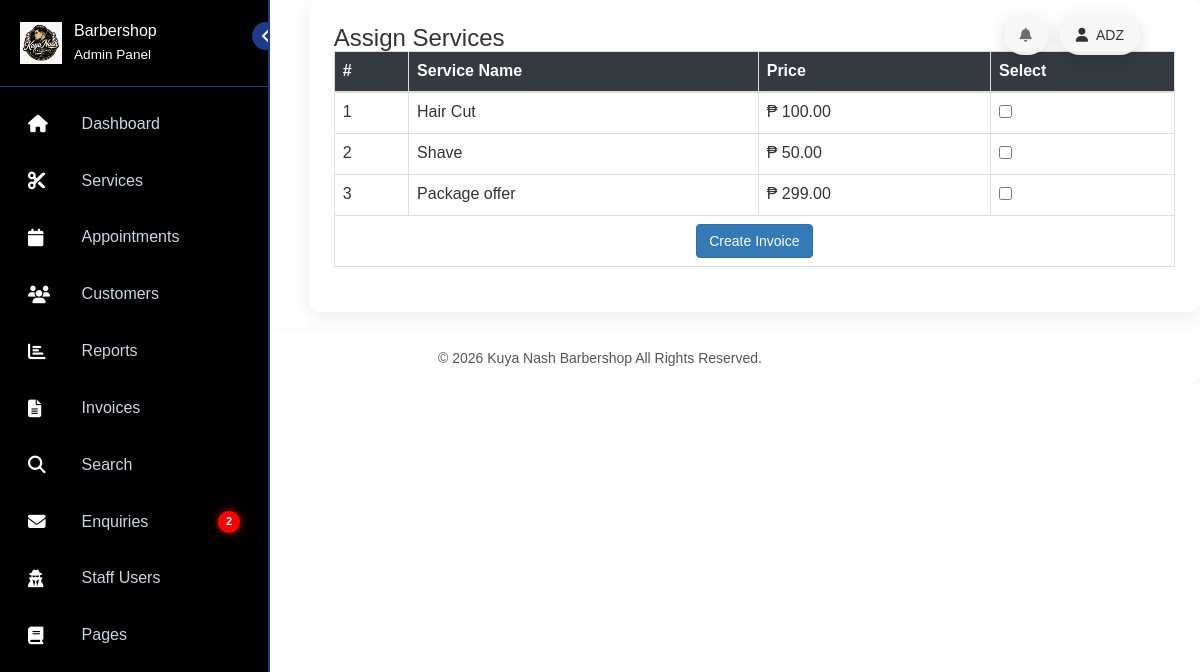
The page /admin/add-customer-services.php (signed in) on the database its author committed.
### tables this page shows
CREATE TABLE `tblservices` (
  `ID` int(10) NOT NULL,
  `ServiceName` varchar(200) DEFAULT NULL,
  `ServiceDescription` mediumtext DEFAULT NULL,
  `Cost` int(10) DEFAULT NULL,
  `Image` varchar(200) DEFAULT NULL,
  `CreationDate` timestamp NULL DEFAULT current_timestamp()
);

### admin/add-customer-services.php (the view, shortened to what this page needs)
<!DOCTYPE HTML>
<html>
<head>
<link href="css/bootstrap.css" rel="stylesheet">
<link href="css/style.css" rel="stylesheet">
<link href="css/font-awesome.css" rel="stylesheet">
</head>
<body class="cbp-spmenu-push">
<div class="main-content">
<?php include_once('includes/sidebar.php');?>
<?php include_once('includes/header.php');?>
<div id="page-wrapper">
<div class="main-page">
<div class="card-box">
<h3>Assign Services</h3>
<form method="post">
<table class="table table-bordered">
<thead>
<tr>
<th>#</th>
<th>Service Name</th>
<th>Price</th>
<th>Select</th>
</tr>
</thead>
<tbody>
<?php
$ret = mysqli_query($con, "SELECT * FROM tblservices");
$cnt = 1;
while ($row = mysqli_fetch_array($ret)) {
?>
<tr>
<td><?php echo $cnt++; ?></td>
<td><?php echo $row['ServiceName']; ?></td>
<td>₱ <?php echo number_format($row['Cost'],2); ?></td>
<td>
<input type="checkbox" name="sids[]" value="<?php echo $row['ID']; ?>">
</td>
</tr>
<?php } ?>
<tr>
<td colspan="4" style="text-align:center;">
<button type="submit" name="submit" class="btn btn-primary">
Create Invoice
</button>
</td>
</tr>
</tbody>
</table>
</form>
</div>
</div>
</div>
</div>
<?php include_once('includes/footer.php');?>
</body>
</html>

### admin/includes/header.php (shortened to what this page needs)
<?php
include('includes/dbconnection.php');
$adid = $_SESSION['bpmsaid'];
$stmt = $con->prepare("SELECT AdminName, Email FROM tbladmin WHERE ID=?");
$stmt->bind_param("i", $adid);
$stmt->execute();
$result = $stmt->get_result();
$row = $result->fetch_assoc();
$name  = $row['AdminName'] ?? 'Admin';
?>
<!DOCTYPE html>
<html>
<head>
<link href="https://cdnjs.cloudflare.com/ajax/libs/font-awesome/6.5.0/css/all.min.css" rel="stylesheet">
</head>
<body>
<div class="header">
  <div class="icon" onclick="toggleMenu('notifMenu')">
    <i class="fa fa-bell"></i>
  </div>
  <div class="profile-trigger" onclick="toggleMenu('profileMenu')">
    <i class="fa fa-user"></i>
    <?= htmlspecialchars($name) ?>
  </div>
</div>
</body>
</html>

### admin/css/style.css (style rules this page uses)
h4, h5, h6, h1, h2, h3 { margin: 0; }
html, body { font-family: 'Roboto Condensed', sans-serif; font-size: 100%; overflow-x: hidden; background: #fff; }
h1,h2,h3,h4,h5,h6 { margin:0; }
.main-content { position: relative; }
.cbp-spmenu-push { overflow-x: hidden; position: relative; }
.cbp-spmenu, .cbp-spmenu-push { -webkit-transition: all 0.3s ease; -moz-transition: all 0.3s ease; transition: all 0.3s ease; }
.cbp-spmenu-push div#page-wrapper { margin: 0 0 0 19.3em; transition:.5s all; -webkit-transition:.5s all; -moz-transition:.5s all; }
.fa { display: inline-block; font-family: FontAwesome; font-style: normal; font-weight: normal; line-height: 1; -webkit-font-smoothing: antialiased; -moz-osx-font-smoothing: grayscale; }
i.fa.fa-bell { color:#6F6F6F; }
.table > thead > tr > th, .table > tbody > tr > th, .table > tfoot > tr > th, .table > thead > tr > td, .table > tbody > tr > td, .table > tfoot > tr > td { border-top: none; }

### admin/add-customer-services.php (style rules this page uses)
body { background:#f4f6f9; }
.card-box { background:#fff; padding:25px; border-radius:10px; box-shadow:0 5px 20px rgba(0,0,0,0.08); }
.table th { background:#343a40; color:#fff; }

### admin/includes/sidebar.php (style rules this page uses)
:root { --black:#000; --white:#fff; --blue:#1e3a8a; --blue-light:#2563eb; --gray:#cbd5e1; }
body { margin:0; font-family:Segoe UI, sans-serif; background:var(--white); }

### admin/includes/header.php (style rules this page uses)
body { margin:0; font-family:Arial, sans-serif; }
.header { position:fixed; top:15px; right:60px; display:flex; gap:12px; z-index:9999; }
.icon, .profile-trigger { position:relative; display:flex; align-items:center; gap:8px; cursor:pointer; background:rgba(247, 247, 247, 0.95); padding:10px 16px; border-radius:25px; box-shadow:0 5px 20px rgba(0,0,0,0.15); font-size:14px; }

### rows shown on the page
tblservices: ServiceName "Hair Cut", Cost "100.00"
tblservices: ServiceName "Shave", Cost "50.00"
tblservices: ServiceName "Package offer", Cost "299.00"

### other values the page prints
$notifCount "2"
$name "ADZ"
